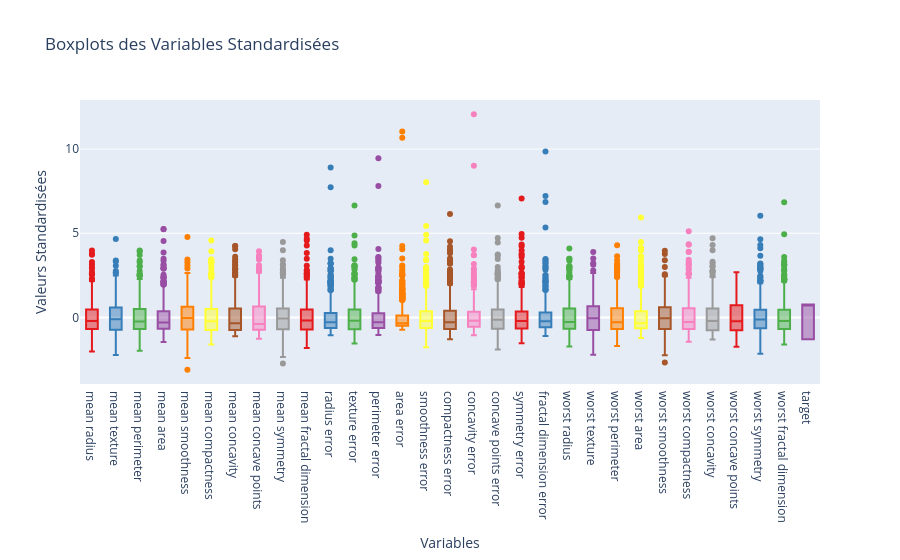

The notebook cell saved with this chart:
### Code cell
# Analyse des outliers

# Créer un DataFrame pour Plotly (ajouter une colonne pour les noms des variables)
df_standardized_melted = df_standardized.melt(var_name='Variables', value_name='Standardized Values')

# Créer un boxplot interactif avec Plotly sans légende
fig = px.box(df_standardized_melted, x='Variables', y='Standardized Values', color='Variables', 
             title='Boxplots des Variables Standardisées', 
             labels={'Standardized Values': 'Valeurs Standardisées'}, 
             color_discrete_sequence=px.colors.qualitative.Set1)

# Supprimer la légende
fig.update_layout(showlegend=False)

# Afficher le graphique
fig.show()

### Figure 1 — Plotly figure (JSON) as saved in the notebook; plotly's stock layout.template omitted (floating-point values rounded to 4 significant figures; data arrays with more than 128 entries replaced by an {"elided": "..."} marker saying what was removed)
{"data": [{"alignmentgroup": "True", "hovertemplate": "Variables=%{x}<br>Valeurs Standardisées=%{y}<extra></extra>", "legendgroup": "mean radius", "marker": {"color": "rgb(228,26,28)"}, "name": "mean radius", "notched": false, "offsetgroup": "mean radius", "orientation": "v", "showlegend": true, "type": "box", "x": {"elided": "569 str values"}, "x0": " ", "xaxis": "x", "y": {"elided": "569 float values"}, "y0": " ", "yaxis": "y"}, {"alignmentgroup": "True", "hovertemplate": "Variables=%{x}<br>Valeurs Standardisées=%{y}<extra></extra>", "legendgroup": "mean texture", "marker": {"color": "rgb(55,126,184)"}, "name": "mean texture", "notched": false, "offsetgroup": "mean texture", "orientation": "v", "showlegend": true, "type": "box", "x": {"elided": "569 str values"}, "x0": " ", "xaxis": "x", "y": {"elided": "569 float values"}, "y0": " ", "yaxis": "y"}, {"alignmentgroup": "True", "hovertemplate": "Variables=%{x}<br>Valeurs Standardisées=%{y}<extra></extra>", "legendgroup": "mean perimeter", "marker": {"color": "rgb(77,175,74)"}, "name": "mean perimeter", "notched": false, "offsetgroup": "mean perimeter", "orientation": "v", "showlegend": true, "type": "box", "x": {"elided": "569 str values"}, "x0": " ", "xaxis": "x", "y": {"elided": "569 float values"}, "y0": " ", "yaxis": "y"}, {"alignmentgroup": "True", "hovertemplate": "Variables=%{x}<br>Valeurs Standardisées=%{y}<extra></extra>", "legendgroup": "mean area", "marker": {"color": "rgb(152,78,163)"}, "name": "mean area", "notched": false, "offsetgroup": "mean area", "orientation": "v", "showlegend": true, "type": "box", "x": {"elided": "569 str values"}, "x0": " ", "xaxis": "x", "y": {"elided": "569 float values"}, "y0": " ", "yaxis": "y"}, {"alignmentgroup": "True", "hovertemplate": "Variables=%{x}<br>Valeurs Standardisées=%{y}<extra></extra>", "legendgroup": "mean smoothness", "marker": {"color": "rgb(255,127,0)"}, "name": "mean smoothness", "notched": false, "offsetgroup": "mean smoothness", "orientation": "v", "showlegend": true, "type": "box", "x": {"elided": "569 str values"}, "x0": " ", "xaxis": "x", "y": {"elided": "569 float values"}, "y0": " ", "yaxis": "y"}, {"alignmentgroup": "True", "hovertemplate": "Variables=%{x}<br>Valeurs Standardisées=%{y}<extra></extra>", "legendgroup": "mean compactness", "marker": {"color": "rgb(255,255,51)"}, "name": "mean compactness", "notched": false, "offsetgroup": "mean compactness", "orientation": "v", "showlegend": true, "type": "box", "x": {"elided": "569 str values"}, "x0": " ", "xaxis": "x", "y": {"elided": "569 float values"}, "y0": " ", "yaxis": "y"}, {"alignmentgroup": "True", "hovertemplate": "Variables=%{x}<br>Valeurs Standardisées=%{y}<extra></extra>", "legendgroup": "mean concavity", "marker": {"color": "rgb(166,86,40)"}, "name": "mean concavity", "notched": false, "offsetgroup": "mean concavity", "orientation": "v", "showlegend": true, "type": "box", "x": {"elided": "569 str values"}, "x0": " ", "xaxis": "x", "y": {"elided": "569 float values"}, "y0": " ", "yaxis": "y"}, {"alignmentgroup": "True", "hovertemplate": "Variables=%{x}<br>Valeurs Standardisées=%{y}<extra></extra>", "legendgroup": "mean concave points", "marker": {"color": "rgb(247,129,191)"}, "name": "mean concave points", "notched": false, "offsetgroup": "mean concave points", "orientation": "v", "showlegend": true, "type": "box", "x": {"elided": "569 str values"}, "x0": " ", "xaxis": "x", "y": {"elided": "569 float values"}, "y0": " ", "yaxis": "y"}, {"alignmentgroup": "True", "hovertemplate": "Variables=%{x}<br>Valeurs Standardisées=%{y}<extra></extra>", "legendgroup": "mean symmetry", "marker": {"color": "rgb(153,153,153)"}, "name": "mean symmetry", "notched": false, "offsetgroup": "mean symmetry", "orientation": "v", "showlegend": true, "type": "box", "x": {"elided": "569 str values"}, "x0": " ", "xaxis": "x", "y": {"elided": "569 float values"}, "y0": " ", "yaxis": "y"}, {"alignmentgroup": "True", "hovertemplate": "Variables=%{x}<br>Valeurs Standardisées=%{y}<extra></extra>", "legendgroup": "mean fractal dimension", "marker": {"color": "rgb(228,26,28)"}, "name": "mean fractal dimension", "notched": false, "offsetgroup": "mean fractal dimension", "orientation": "v", "showlegend": true, "type": "box", "x": {"elided": "569 str values"}, "x0": " ", "xaxis": "x", "y": {"elided": "569 float values"}, "y0": " ", "yaxis": "y"}, {"alignmentgroup": "True", "hovertemplate": "Variables=%{x}<br>Valeurs Standardisées=%{y}<extra></extra>", "legendgroup": "radius error", "marker": {"color": "rgb(55,126,184)"}, "name": "radius error", "notched": false, "offsetgroup": "radius error", "orientation": "v", "showlegend": true, "type": "box", "x": {"elided": "569 str values"}, "x0": " ", "xaxis": "x", "y": {"elided": "569 float values"}, "y0": " ", "yaxis": "y"}, {"alignmentgroup": "True", "hovertemplate": "Variables=%{x}<br>Valeurs Standardisées=%{y}<extra></extra>", "legendgroup": "texture error", "marker": {"color": "rgb(77,175,74)"}, "name": "texture error", "notched": false, "offsetgroup": "texture error", "orientation": "v", "showlegend": true, "type": "box", "x": {"elided": "569 str values"}, "x0": " ", "xaxis": "x", "y": {"elided": "569 float values"}, "y0": " ", "yaxis": "y"}, {"alignmentgroup": "True", "hovertemplate": "Variables=%{x}<br>Valeurs Standardisées=%{y}<extra></extra>", "legendgroup": "perimeter error", "marker": {"color": "rgb(152,78,163)"}, "name": "perimeter error", "notched": false, "offsetgroup": "perimeter error", "orientation": "v", "showlegend": true, "type": "box", "x": {"elided": "569 str values"}, "x0": " ", "xaxis": "x", "y": {"elided": "569 float values"}, "y0": " ", "yaxis": "y"}, {"alignmentgroup": "True", "hovertemplate": "Variables=%{x}<br>Valeurs Standardisées=%{y}<extra></extra>", "legendgroup": "area error", "marker": {"color": "rgb(255,127,0)"}, "name": "area error", "notched": false, "offsetgroup": "area error", "orientation": "v", "showlegend": true, "type": "box", "x": {"elided": "569 str values"}, "x0": " ", "xaxis": "x", "y": {"elided": "569 float values"}, "y0": " ", "yaxis": "y"}, {"alignmentgroup": "True", "hovertemplate": "Variables=%{x}<br>Valeurs Standardisées=%{y}<extra></extra>", "legendgroup": "smoothness error", "marker": {"color": "rgb(255,255,51)"}, "name": "smoothness error", "notched": false, "offsetgroup": "smoothness error", "orientation": "v", "showlegend": true, "type": "box", "x": {"elided": "569 str values"}, "x0": " ", "xaxis": "x", "y": {"elided": "569 float values"}, "y0": " ", "yaxis": "y"}, {"alignmentgroup": "True", "hovertemplate": "Variables=%{x}<br>Valeurs Standardisées=%{y}<extra></extra>", "legendgroup": "compactness error", "marker": {"color": "rgb(166,86,40)"}, "name": "compactness error", "notched": false, "offsetgroup": "compactness error", "orientation": "v", "showlegend": true, "type": "box", "x": {"elided": "569 str values"}, "x0": " ", "xaxis": "x", "y": {"elided": "569 float values"}, "y0": " ", "yaxis": "y"}, {"alignmentgroup": "True", "hovertemplate": "Variables=%{x}<br>Valeurs Standardisées=%{y}<extra></extra>", "legendgroup": "concavity error", "marker": {"color": "rgb(247,129,191)"}, "name": "concavity error", "notched": false, "offsetgroup": "concavity error", "orientation": "v", "showlegend": true, "type": "box", "x": {"elided": "569 str values"}, "x0": " ", "xaxis": "x", "y": {"elided": "569 float values"}, "y0": " ", "yaxis": "y"}, {"alignmentgroup": "True", "hovertemplate": "Variables=%{x}<br>Valeurs Standardisées=%{y}<extra></extra>", "legendgroup": "concave points error", "marker": {"color": "rgb(153,153,153)"}, "name": "concave points error", "notched": false, "offsetgroup": "concave points error", "orientation": "v", "showlegend": true, "type": "box", "x": {"elided": "569 str values"}, "x0": " ", "xaxis": "x", "y": {"elided": "569 float values"}, "y0": " ", "yaxis": "y"}, {"alignmentgroup": "True", "hovertemplate": "Variables=%{x}<br>Valeurs Standardisées=%{y}<extra></extra>", "legendgroup": "symmetry error", "marker": {"color": "rgb(228,26,28)"}, "name": "symmetry error", "notched": false, "offsetgroup": "symmetry error", "orientation": "v", "showlegend": true, "type": "box", "x": {"elided": "569 str values"}, "x0": " ", "xaxis": "x", "y": {"elided": "569 float values"}, "y0": " ", "yaxis": "y"}, {"alignmentgroup": "True", "hovertemplate": "Variables=%{x}<br>Valeurs Standardisées=%{y}<extra></extra>", "legendgroup": "fractal dimension error", "marker": {"color": "rgb(55,126,184)"}, "name": "fractal dimension error", "notched": false, "offsetgroup": "fractal dimension error", "orientation": "v", "showlegend": true, "type": "box", "x": {"elided": "569 str values"}, "x0": " ", "xaxis": "x", "y": {"elided": "569 float values"}, "y0": " ", "yaxis": "y"}, {"alignmentgroup": "True", "hovertemplate": "Variables=%{x}<br>Valeurs Standardisées=%{y}<extra></extra>", "legendgroup": "worst radius", "marker": {"color": "rgb(77,175,74)"}, "name": "worst radius", "notched": false, "offsetgroup": "worst radius", "orientation": "v", "showlegend": true, "type": "box", "x": {"elided": "569 str values"}, "x0": " ", "xaxis": "x", "y": {"elided": "569 float values"}, "y0": " ", "yaxis": "y"}, {"alignmentgroup": "True", "hovertemplate": "Variables=%{x}<br>Valeurs Standardisées=%{y}<extra></extra>", "legendgroup": "worst texture", "marker": {"color": "rgb(152,78,163)"}, "name": "worst texture", "notched": false, "offsetgroup": "worst texture", "orientation": "v", "showlegend": true, "type": "box", "x": {"elided": "569 str values"}, "x0": " ", "xaxis": "x", "y": {"elided": "569 float values"}, "y0": " ", "yaxis": "y"}, {"alignmentgroup": "True", "hovertemplate": "Variables=%{x}<br>Valeurs Standardisées=%{y}<extra></extra>", "legendgroup": "worst perimeter", "marker": {"color": "rgb(255,127,0)"}, "name": "worst perimeter", "notched": false, "offsetgroup": "worst perimeter", "orientation": "v", "showlegend": true, "type": "box", "x": {"elided": "569 str values"}, "x0": " ", "xaxis": "x", "y": {"elided": "569 float values"}, "y0": " ", "yaxis": "y"}, {"alignmentgroup": "True", "hovertemplate": "Variables=%{x}<br>Valeurs Standardisées=%{y}<extra></extra>", "legendgroup": "worst area", "marker": {"color": "rgb(255,255,51)"}, "name": "worst area", "notched": false, "offsetgroup": "worst area", "orientation": "v", "showlegend": true, "type": "box", "x": {"elided": "569 str values"}, "x0": " ", "xaxis": "x", "y": {"elided": "569 float values"}, "y0": " ", "yaxis": "y"}, {"alignmentgroup": "True", "hovertemplate": "Variables=%{x}<br>Valeurs Standardisées=%{y}<extra></extra>", "legendgroup": "worst smoothness", "marker": {"color": "rgb(166,86,40)"}, "name": "worst smoothness", "notched": false, "offsetgroup": "worst smoothness", "orientation": "v", "showlegend": true, "type": "box", "x": {"elided": "569 str values"}, "x0": " ", "xaxis": "x", "y": {"elided": "569 float values"}, "y0": " ", "yaxis": "y"}, {"alignmentgroup": "True", "hovertemplate": "Variables=%{x}<br>Valeurs Standardisées=%{y}<extra></extra>", "legendgroup": "worst compactness", "marker": {"color": "rgb(247,129,191)"}, "name": "worst compactness", "notched": false, "offsetgroup": "worst compactness", "orientation": "v", "showlegend": true, "type": "box", "x": {"elided": "569 str values"}, "x0": " ", "xaxis": "x", "y": {"elided": "569 float values"}, "y0": " ", "yaxis": "y"}, {"alignmentgroup": "True", "hovertemplate": "Variables=%{x}<br>Valeurs Standardisées=%{y}<extra></extra>", "legendgroup": "worst concavity", "marker": {"color": "rgb(153,153,153)"}, "name": "worst concavity", "notched": false, "offsetgroup": "worst concavity", "orientation": "v", "showlegend": true, "type": "box", "x": {"elided": "569 str values"}, "x0": " ", "xaxis": "x", "y": {"elided": "569 float values"}, "y0": " ", "yaxis": "y"}, {"alignmentgroup": "True", "hovertemplate": "Variables=%{x}<br>Valeurs Standardisées=%{y}<extra></extra>", "legendgroup": "worst concave points", "marker": {"color": "rgb(228,26,28)"}, "name": "worst concave points", "notched": false, "offsetgroup": "worst concave points", "orientation": "v", "showlegend": true, "type": "box", "x": {"elided": "569 str values"}, "x0": " ", "xaxis": "x", "y": {"elided": "569 float values"}, "y0": " ", "yaxis": "y"}, {"alignmentgroup": "True", "hovertemplate": "Variables=%{x}<br>Valeurs Standardisées=%{y}<extra></extra>", "legendgroup": "worst symmetry", "marker": {"color": "rgb(55,126,184)"}, "name": "worst symmetry", "notched": false, "offsetgroup": "worst symmetry", "orientation": "v", "showlegend": true, "type": "box", "x": {"elided": "569 str values"}, "x0": " ", "xaxis": "x", "y": {"elided": "569 float values"}, "y0": " ", "yaxis": "y"}, {"alignmentgroup": "True", "hovertemplate": "Variables=%{x}<br>Valeurs Standardisées=%{y}<extra></extra>", "legendgroup": "worst fractal dimension", "marker": {"color": "rgb(77,175,74)"}, "name": "worst fractal dimension", "notched": false, "offsetgroup": "worst fractal dimension", "orientation": "v", "showlegend": true, "type": "box", "x": {"elided": "569 str values"}, "x0": " ", "xaxis": "x", "y": {"elided": "569 float values"}, "y0": " ", "yaxis": "y"}, {"alignmentgroup": "True", "hovertemplate": "Variables=%{x}<br>Valeurs Standardisées=%{y}<extra></extra>", "legendgroup": "target", "marker": {"color": "rgb(152,78,163)"}, "name": "target", "notched": false, "offsetgroup": "target", "orientation": "v", "showlegend": true, "type": "box", "x": {"elided": "569 str values"}, "x0": " ", "xaxis": "x", "y": {"elided": "569 float values"}, "y0": " ", "yaxis": "y"}], "layout": {"autosize": true, "boxmode": "overlay", "legend": {"title": {"text": "Variables"}, "tracegroupgap": 0}, "showlegend": false, "title": {"text": "Boxplots des Variables Standardisées"}, "xaxis": {"anchor": "y", "autorange": true, "categoryarray": ["mean radius", "mean texture", "mean perimeter", "mean area", "mean smoothness", "mean compactness", "mean concavity", "mean concave points", "mean symmetry", "mean fractal dimension", "radius error", "texture error", "perimeter error", "area error", "smoothness error", "compactness error", "concavity error", "concave points error", "symmetry error", "fractal dimension error", "worst radius", "worst texture", "worst perimeter", "worst area", "worst smoothness", "worst compactness", "worst concavity", "worst concave points", "worst symmetry", "worst fractal dimension", "target"], "categoryorder": "array", "domain": [0, 1], "range": [-0.5, 30.5], "title": {"text": "Variables"}, "type": "category"}, "yaxis": {"anchor": "x", "autorange": true, "domain": [0, 1], "range": [-3.956, 12.92], "title": {"text": "Valeurs Standardisées"}, "type": "linear"}}}
